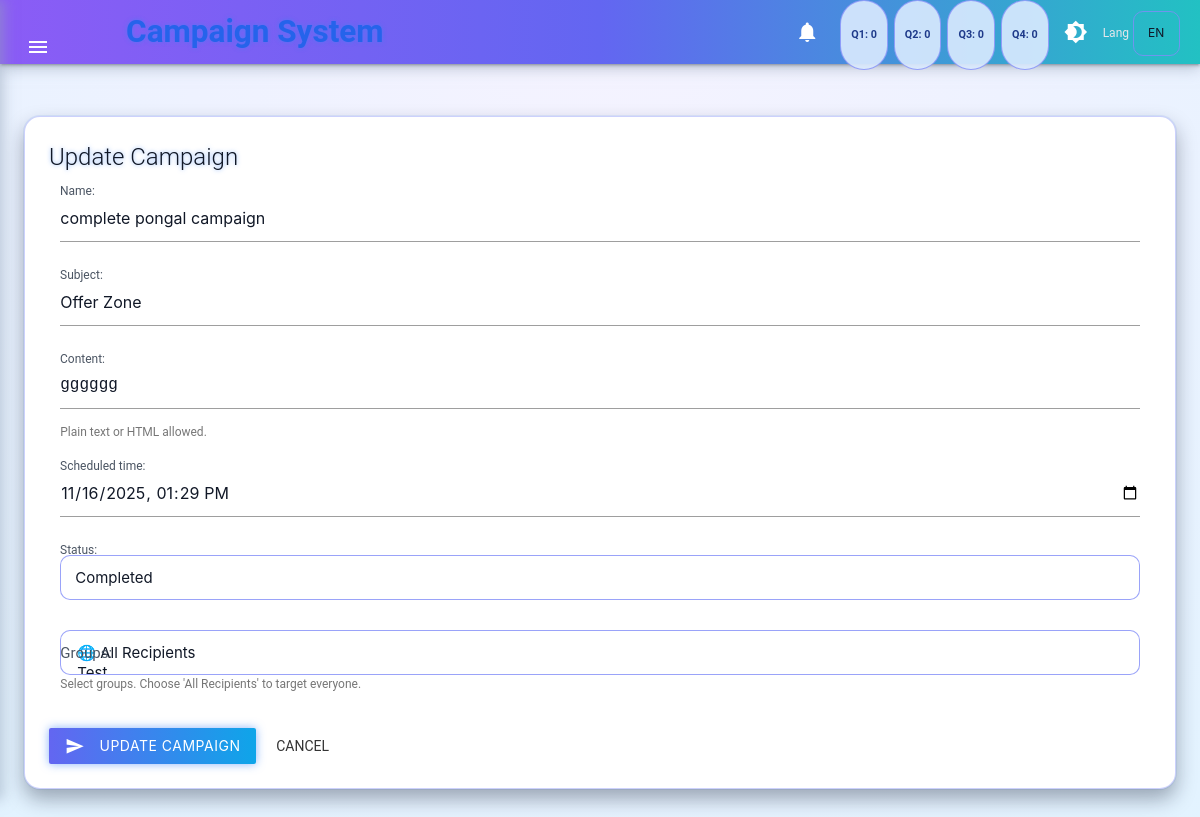
/campaigns/18/edit/, run on the app's committed database.
### campaigns/models.py (models this page shows, shortened)
class Campaign(models.Model):
    class Status(models.TextChoices):
        DRAFT = "draft", "Draft"
        SCHEDULED = "scheduled", "Scheduled"
        IN_PROGRESS = "in_progress", "In Progress"
        COMPLETED = "completed", "Completed"
        FAILED = "failed", "Failed"
    name = models.CharField(max_length=255)
    subject = models.CharField(max_length=255)
    content = models.TextField(help_text="Plain text or HTML")
    scheduled_time = models.DateTimeField()
    status = models.CharField(
        max_length=20,
        choices=Status.choices,
        default=Status.DRAFT,
    )
    groups = models.ManyToManyField(
        RecipientGroup,
        related_name="campaigns",
        blank=True,
        help_text="Select which recipient groups this campaign should be sent to.",
    )
    created_at = models.DateTimeField(auto_now_add=True)
    updated_at = models.DateTimeField(auto_now=True)
    admin_report_sent = models.BooleanField(default=False)

### campaigns/views.py (the view)
# urls.py: path("campaigns/<int:pk>/edit/", views.campaign_update, name="campaign_update"),
def campaign_update(request, pk):
    campaign = get_object_or_404(Campaign, pk=pk)
    if request.method == "POST":
        normalized_post = _normalized_post_for_groups(request)
        form = CampaignForm(normalized_post, instance=campaign)
        if form.is_valid():
            try:
                campaign = form.save()
                if campaign.status == Campaign.Status.SCHEDULED:
                    enqueue_recipients_for_campaign(campaign)
                messages.success(request, "Campaign updated.")
                return redirect("campaigns:campaign_detail", pk=campaign.pk)
            except Exception as exc:
                logger.error("Error updating campaign %s: %s", pk, exc, exc_info=True)
                messages.error(request, "Failed to update campaign. Please try again.")
    else:
        form = CampaignForm(instance=campaign)
    return render(
        request,
        "campaigns/campaign_form.html",
        {"form": form, "mode": "update", "campaign": campaign},
    )

### campaigns/context_processors.py (called while the page is built)
def quarterly_planned_counts(request):
    now = timezone.now()
    year = now.year
    qs = Campaign.objects.filter(
        status=Campaign.Status.SCHEDULED,
        scheduled_time__year=year,
    )
    def count_between(start_month, end_month):
        return qs.filter(
            scheduled_time__month__gte=start_month,
            scheduled_time__month__lte=end_month,
        ).count()
    counts = {
        "q1": count_between(1, 3),
        "q2": count_between(4, 6),
        "q3": count_between(7, 9),
        "q4": count_between(10, 12),
    }
    return {"planned_quarter_counts": counts}

### campaigns/templates/campaigns/campaign_form.html (shortened to what this page needs)
{% extends "campaigns/base.html" %}
{% block content %}
<div class="card neon-card">
  <div class="card-content">
    <span class="card-title neon-blue">
      {% if mode == "create" %}
        Create New Campaign
      {% else %}
        Update Campaign
      {% endif %}
    </span>
    <form method="post">
      <div class="row">
        {% for field in form %}
          <div class="input-field col s12">
            {{ field.label_tag }}
            {{ field }}
            {% if field.help_text %}
              <span class="helper-text">{{ field.help_text }}</span>
            {% endif %}
          </div>
        {% endfor %}
      </div>
      <button type="submit" class="btn btn-neon waves-effect">
        <i class="material-icons left">send</i>
        {% if mode == "create" %}
          Create Campaign
        {% else %}
          Update Campaign
        {% endif %}
      </button>
      <a href="{% url 'campaigns:campaign_list' %}" class="btn-flat waves-effect">
        Cancel
      </a>
    </form>
  </div>
</div>
{% endblock %}

### campaigns/templates/campaigns/base.html (style rules this page uses)
:root { --bg-body: radial-gradient(circle at top, #f5f3ff 0, #eef2ff 40%, #e2f3ff 100%); --bg-card: #ffffff; --text-main: #111827; --nav-gradient: linear-gradient(90deg, #8b5cf6, #6366f1, #22c1c3); --sidenav-bg: #f9fafb; --badge-bg: rgba(219, 234, 254, 0.9); --badge-border: rgba(129, 140, 248, 0.8); --label-color: #4b5563; --input-border-focus: #4f46e5; }
body { background: var(--bg-body); color: var(--text-main); font-family: "Roboto", system-ui, -apple-system, BlinkMacSystemFont, sans-serif; }
.neon-blue { color: #2563eb; text-shadow: 0 0 4px rgba(59, 130, 246, 0.6); font-weight: 600; }
.card.neon-card { background: var(--bg-card); border-radius: 16px; border: 1px solid rgba(129, 140, 248, 0.4); box-shadow: 0 10px 20px rgba(15, 23, 42, 0.35), 0 0 0 1px rgba(59, 130, 246, 0.1); }
.card-title { font-size: 1.3rem; font-weight: 600; color: var(--text-main); }
.btn-neon { background: linear-gradient(90deg, #6366f1, #0ea5e9); box-shadow: 0 0 10px rgba(59, 130, 246, 0.6); }
input[type=text], input[type=email], input[type=datetime-local], input[type=number], textarea, select { color: var(--text-main) !important; }
label { color: var(--label-color) !important; }
::placeholder { color: #9ca3af !important; }
.code-area { font-family: "Fira Code", "Consolas", monospace; background: #f9fafb; color: #111827 !important; border-radius: 8px; padding: 10px; }
select { display: block !important; background: var(--bg-card); border: 1px solid rgba(129, 140, 248, 0.8) !important; border-radius: 10px !important; padding: 12px 14px !important; color: var(--text-main) !important; appearance: none !important; -webkit-appearance: none !important; -moz-appearance: none !important; background-position: right 10px center; background-repeat: no-repeat; background-size: 18px; }

### data on the page
Campaign: form "complete pongal campaign" "Offer Zone" "gggggg" "11/16/2025 13:29" "Completed"

### other printed values
{{ planned_quarter_counts.q1|default:0 }} "0"
{{ planned_quarter_counts.q2|default:0 }} "0"
{{ planned_quarter_counts.q3|default:0 }} "0"
{{ planned_quarter_counts.q4|default:0 }} "0"
{{ field.label_tag }} "Name:" "Subject:" "Content:" "Scheduled time:" "Status:" "Groups:"
{{ field.help_text }} "Plain text or HTML allowed." "Select groups. Choose 'All Recipients' to target everyone."
